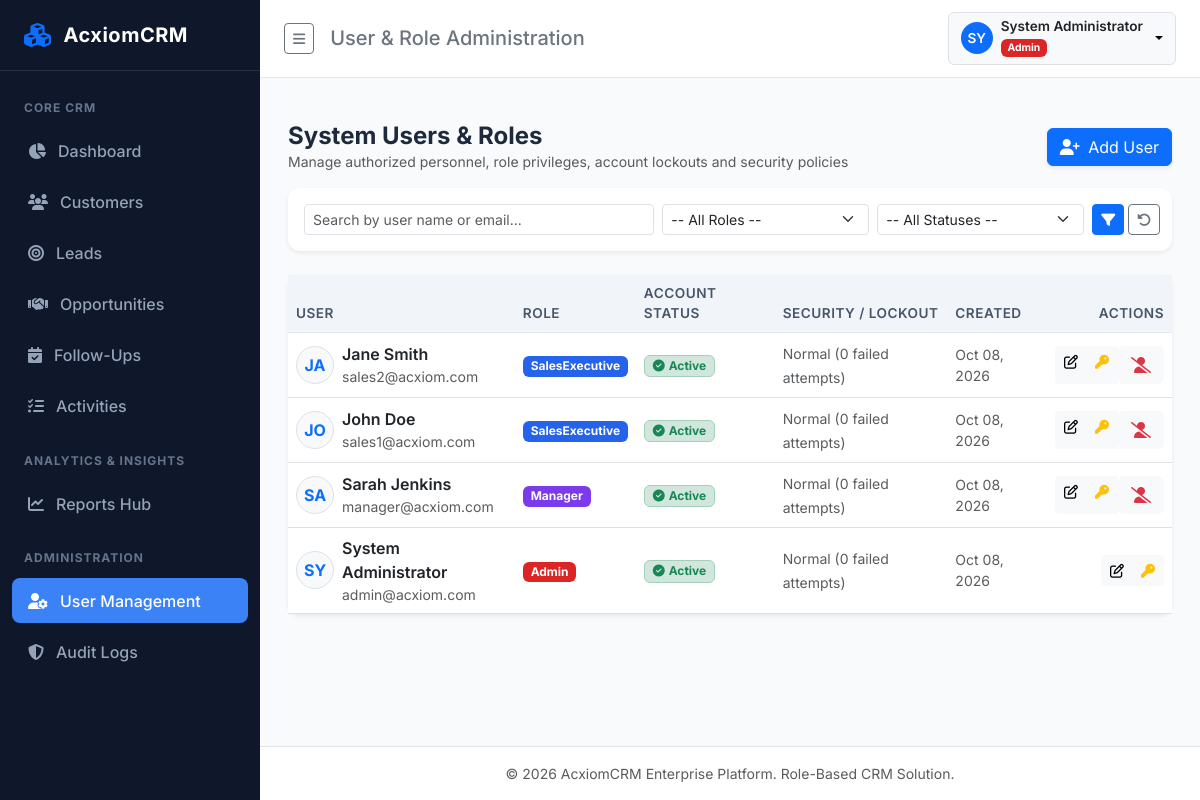
Page /users/ (signed in) on the committed database.
### app/models/user.py (models this page shows, shortened)
class User(UserMixin, db.Model):
    __tablename__ = 'users'
    id = db.Column(db.Integer, primary_key=True)
    name = db.Column(db.String(100), nullable=False)
    email = db.Column(db.String(120), unique=True, nullable=False, index=True)
    password_hash = db.Column(db.String(255), nullable=False)
    role = db.Column(db.String(50), nullable=False, default=Role.SALES_EXECUTIVE)
    is_active = db.Column(db.Boolean, default=True, nullable=False)
    failed_login_count = db.Column(db.Integer, default=0, nullable=False)
    lockout_end = db.Column(db.DateTime, nullable=True)
    created_date = db.Column(db.DateTime, default=lambda: datetime.now(timezone.utc), nullable=False)
    assigned_customers = db.relationship('Customer', foreign_keys='Customer.owner_id', backref='owner', lazy=True)
    assigned_leads = db.relationship('Lead', foreign_keys='Lead.assigned_to_id', backref='assigned_to', lazy=True)
    assigned_opportunities = db.relationship('Opportunity', foreign_keys='Opportunity.assigned_to_id', backref='assigned_to', lazy=True)
    assigned_followups = db.relationship('FollowUp', foreign_keys='FollowUp.assigned_to_id', backref='assigned_to', lazy=True)
    assigned_activities = db.relationship('Activity', foreign_keys='Activity.assigned_to_id', backref='assigned_to', lazy=True)
    audit_logs = db.relationship('AuditLog', backref='user', lazy=True)
    @property
    def is_locked_out(self):
        if self.lockout_end:
            now_val = datetime.now(timezone.utc) if self.lockout_end.tzinfo else datetime.utcnow()
            return self.lockout_end > now_val
        return False
    @property
    def is_admin(self):
        return self.role == Role.ADMIN
    @property
    def is_manager(self):
        return self.role == Role.MANAGER

### app/routes/user_routes.py (the view)
@user_bp.route('/')
@login_required
@roles_required(Role.ADMIN)
def list_users():
    page = request.args.get('page', 1, type=int)
    search = request.args.get('search', '').strip()
    role = request.args.get('role', '').strip()
    status = request.args.get('status', '').strip()
    query = User.query
    if search:
        search_fmt = f"%{search}%"
        query = query.filter(or_(User.name.ilike(search_fmt), User.email.ilike(search_fmt)))
    if role:
        query = query.filter(User.role == role)
    if status == 'active':
        query = query.filter(User.is_active == True)
    elif status == 'inactive':
        query = query.filter(User.is_active == False)
    elif status == 'locked':
        query = query.filter(User.lockout_end != None, User.lockout_end > datetime.utcnow())
    users_page = query.order_by(User.name.asc()).paginate(page=page, per_page=10, error_out=False)
    return render_template(
        'users/index.html',
        users_page=users_page,
        search=search,
        role=role,
        status=status,
        roles=Role.CHOICES,
        now=datetime.utcnow()
    )

### app/templates/users/index.html (shortened to what this page needs)
{% extends "base.html" %}
{% block header_title %}User & Role Administration{% endblock %}
{% block content %}
<div class="container-fluid p-0">
    <div class="d-flex justify-content-between align-items-center mb-3">
        <div>
            <h4 class="fw-bold mb-0">System Users & Roles</h4>
            <p class="text-muted small mb-0">Manage authorized personnel, role privileges, account lockouts and security policies</p>
        </div>
        <a href="{{ url_for('users.create') }}" class="btn btn-primary shadow-sm">
            <i class="fa-solid fa-user-plus me-1"></i> Add User
        </a>
    </div>
    <div class="card mb-4 shadow-sm border-0">
        <div class="card-body p-3">
            <form method="GET" action="{{ url_for('users.list_users') }}" class="row g-2 align-items-center">
                <div class="col-md-5">
                    <input type="text" name="search" class="form-control form-control-sm" placeholder="Search by user name or email..." value="{{ search }}">
                </div>
                <div class="col-md-3">
                    <select name="role" class="form-select form-select-sm">
                        <option value="">-- All Roles --</option>
                    </select>
                </div>
                <div class="col-md-3">
                    <select name="status" class="form-select form-select-sm">
                        <option value="">-- All Statuses --</option>
                    </select>
                </div>
                <div class="col-md-1 d-flex gap-1">
                    <button type="submit" class="btn btn-primary btn-sm w-100"><i class="fa-solid fa-filter"></i></button>
                    <a href="{{ url_for('users.list_users') }}" class="btn btn-outline-secondary btn-sm"><i class="fa-solid fa-rotate-left"></i></a>
                </div>
            </form>
        </div>
    </div>
    <div class="card shadow-sm border-0">
        <div class="table-responsive">
            <table class="table align-middle table-hover mb-0">
                <thead>
                    <tr>
                        <th>User</th>
                        <th>Role</th>
                        <th>Account Status</th>
                        <th>Security / Lockout</th>
                        <th>Created</th>
                        <th class="text-end">Actions</th>
                    </tr>
                </thead>
                <tbody>
                    {% for u in users_page.items %}
                        <tr>
                            <td>
                                <div class="d-flex align-items-center gap-2">
                                    <div class="rounded-circle bg-light border p-2 text-primary fw-bold" style="width: 38px; height: 38px; display: flex; align-items: center; justify-content: center;">
                                        {{ u.name[:2].upper() }}
                                    </div>
                                    <div>
                                        <div class="fw-semibold text-dark">{{ u.name }}</div>
                                        <div class="small text-muted">{{ u.email }}</div>
                                    </div>
                                </div>
                            </td>
                            <td>
                                <span class="badge {% if u.is_admin %}badge-role-admin{% elif u.is_manager %}badge-role-manager{% else %}badge-role-sales{% endif %}">
                                    {{ u.role }}
                                </span>
                            </td>
                            <td>
                                {% if u.is_active %}
                                    <span class="badge bg-success-subtle text-success border border-success-subtle"><i class="fa-solid fa-circle-check me-1"></i>Active</span>
                                {% else %}
                                    <span class="badge bg-secondary-subtle text-secondary"><i class="fa-solid fa-circle-xmark me-1"></i>Inactive</span>
                                {% endif %}
                            </td>
                            <td>
                                {% if u.is_locked_out %}
                                    <span class="badge bg-danger mb-1"><i class="fa-solid fa-lock me-1"></i>Locked Out</span>
                                    <form method="POST" action="{{ url_for('users.unlock', user_id=u.id) }}" class="d-inline ms-1">
                                        <input type="hidden" name="csrf_token" value="{{ csrf_token() }}">
                                        <button type="submit" class="btn btn-xs btn-outline-danger" title="Unlock account">Unlock</button>
                                    </form>
                                {% else %}
                                    <span class="small text-muted">Normal ({{ u.failed_login_count }} failed attempts)</span>
                                {% endif %}
                            </td>
                            <td class="small text-muted">{{ u.created_date.strftime('%b %d, %Y') if u.created_date else '' }}</td>
                            <td class="text-end">
                                <div class="btn-group btn-group-sm">
                                    <a href="{{ url_for('users.edit', user_id=u.id) }}" class="btn btn-light" title="Edit Profile & Role"><i class="fa-regular fa-pen-to-square"></i></a>
                                    <a href="{{ url_for('users.reset_password', user_id=u.id) }}" class="btn btn-light text-warning" title="Reset Password"><i class="fa-solid fa-key"></i></a>
                                    {% if u.id != current_user.id %}
                                        <form method="POST" action="{{ url_for('users.toggle_status', user_id=u.id) }}" class="d-inline">
                                            <button type="submit" class="btn btn-light {% if u.is_active %}text-danger{% else %}text-success{% endif %}" title="{% if u.is_active %}Deactivate{% else %}Activate{% endif %}">
                                                <i class="fa-solid {% if u.is_active %}fa-user-slash{% else %}fa-user-check{% endif %}"></i>
                                            </button>
                                        </form>
                                    {% endif %}
                                </div>
                            </td>
                        </tr>
                    {% endfor %}
                </tbody>
            </table>
        </div>
    </div>
</div>
{% endblock %}

### app/templates/base.html (shortened to what this page needs)
<!DOCTYPE html>
<html lang="en">
<head>
    <link href="https://cdn.jsdelivr.net/npm/bootstrap@5.3.3/dist/css/bootstrap.min.css" rel="stylesheet">
    <link href="https://cdnjs.cloudflare.com/ajax/libs/font-awesome/6.5.1/css/all.min.css" rel="stylesheet">
    <link href="{{ url_for('static', filename='css/custom.css') }}" rel="stylesheet">
</head>
<body>
{% if current_user.is_authenticated %}
<div class="d-flex" id="wrapper">
    <div id="sidebar-wrapper">
        <div class="sidebar-brand">
            <i class="fa-solid fa-cubes text-primary fs-4"></i>
            <span>{{ app_name }}</span>
        </div>
        <div class="list-group list-group-flush pt-2">
            <div class="sidebar-heading">Core CRM</div>
            <div class="nav-item">
                <a href="{{ url_for('dashboard.index') }}" class="nav-link {% if request.endpoint == 'dashboard.index' %}active{% endif %}">
                    <i class="fa-solid fa-chart-pie w-20"></i> Dashboard
                </a>
            </div>
            <div class="nav-item">
                <a href="{{ url_for('customers.list_customers') }}" class="nav-link {% if 'customers.' in request.endpoint %}active{% endif %}">
                    <i class="fa-solid fa-users w-20"></i> Customers
                </a>
            </div>
            <div class="nav-item">
                <a href="{{ url_for('leads.list_leads') }}" class="nav-link {% if 'leads.' in request.endpoint %}active{% endif %}">
                    <i class="fa-solid fa-bullseye w-20"></i> Leads
                </a>
            </div>
            <div class="nav-item">
                <a href="{{ url_for('opportunities.list_opportunities') }}" class="nav-link {% if 'opportunities.' in request.endpoint %}active{% endif %}">
                    <i class="fa-solid fa-handshake w-20"></i> Opportunities
                </a>
            </div>
            <div class="nav-item">
                <a href="{{ url_for('followups.list_followups') }}" class="nav-link {% if 'followups.' in request.endpoint %}active{% endif %}">
                    <i class="fa-solid fa-calendar-check w-20"></i> Follow-Ups
                </a>
            </div>
            <div class="nav-item">
                <a href="{{ url_for('activities.list_activities') }}" class="nav-link {% if 'activities.' in request.endpoint %}active{% endif %}">
                    <i class="fa-solid fa-list-check w-20"></i> Activities
                </a>
            </div>
            <div class="sidebar-heading">Analytics & Insights</div>
            <div class="nav-item">
                <a href="{{ url_for('reports.hub') }}" class="nav-link {% if 'reports.' in request.endpoint %}active{% endif %}">
                    <i class="fa-solid fa-chart-line w-20"></i> Reports Hub
                </a>
            </div>
            {% if current_user.is_admin or current_user.is_manager %}
            <div class="sidebar-heading">Administration</div>
            {% if current_user.is_admin %}
            <div class="nav-item">
                <a href="{{ url_for('users.list_users') }}" class="nav-link {% if 'users.' in request.endpoint %}active{% endif %}">
                    <i class="fa-solid fa-user-gear w-20"></i> User Management
                </a>
            </div>
            {% endif %}
            <div class="nav-item">
                <a href="{{ url_for('audit.list_logs') }}" class="nav-link {% if 'audit.' in request.endpoint %}active{% endif %}">
                    <i class="fa-solid fa-shield-halved w-20"></i> Audit Logs
                </a>
            </div>
            {% endif %}
        </div>
    </div>
    <div id="page-content-wrapper">
        <nav class="top-navbar d-flex justify-content-between align-items-center">
            <div class="d-flex align-items-center gap-3">
                <button class="btn btn-outline-secondary btn-sm" id="sidebar-toggle" type="button">
                    <i class="fa-solid fa-bars"></i>
                </button>
                <h5 class="m-0 d-none d-md-block text-secondary">{% block header_title %}Overview{% endblock %}</h5>
            </div>
            <div class="d-flex align-items-center gap-3">
                <div class="dropdown">
                    <button class="btn btn-light dropdown-toggle d-flex align-items-center gap-2 border" type="button" data-bs-toggle="dropdown">
                        <div class="rounded-circle bg-primary text-white d-flex align-items-center justify-content-center" style="width: 32px; height: 32px; font-size: 0.85rem; font-weight: 600;">
                            {{ current_user.name[:2].upper() }}
                        </div>
                        <div class="text-start d-none d-sm-block">
                            <div class="fw-semibold text-dark" style="font-size: 0.85rem; line-height: 1.1;">{{ current_user.name }}</div>
                            <span class="badge {% if current_user.is_admin %}badge-role-admin{% elif current_user.is_manager %}badge-role-manager{% else %}badge-role-sales{% endif %}" style="font-size: 0.65rem;">
                                {{ current_user.role }}
                            </span>
                        </div>
                    </button>
                </div>
            </div>
        </nav>
        <div class="container-fluid px-4 pt-3">
        </div>
        <main class="main-content">
            {% block content %}{% endblock %}
        </main>
        <footer class="bg-white border-top py-3 px-4 text-center text-muted small mt-auto">
            &copy; {{ now.year }} {{ app_name }} Enterprise Platform. Role-Based CRM Solution.
        </footer>
    </div>
</div>
{% endif %}
</body>
</html>

### rows in the picture
User: name "SY", name "System Administrator", role "Admin", email "admin@acxiom.com", is_active True (drawn), failed_login_count "0", created_date "Oct 08, 2026"
User: name "JA", name "Jane Smith", email "sales2@acxiom.com", role "SalesExecutive", is_active True (drawn), failed_login_count "0", created_date "Oct 08, 2026"
User: name "JO", name "John Doe", email "sales1@acxiom.com", role "SalesExecutive", is_active True (drawn), failed_login_count "0", created_date "Oct 08, 2026"
User: name "SA", name "Sarah Jenkins", email "manager@acxiom.com", role "Manager", is_active True (drawn), failed_login_count "0", created_date "Oct 08, 2026"

### other values in the picture
{{ app_name }} "AcxiomCRM"
